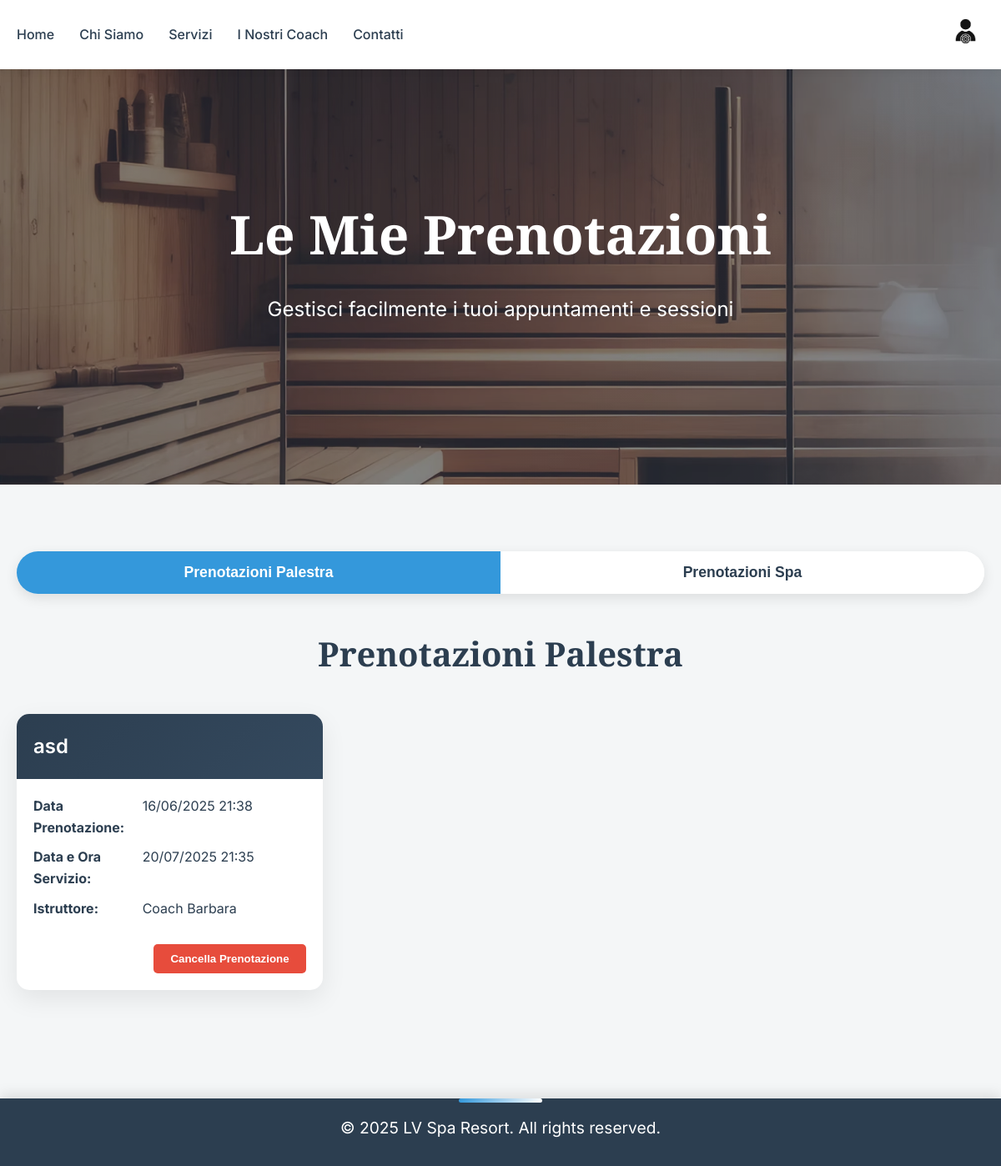
Page /my-bookings/ (signed in) on the committed database.
### users/models.py (models this page shows, shortened)
class User(AbstractBaseUser, PermissionsMixin):
    full_name = models.CharField(max_length=255, default="Nome Cognome")
    email = models.EmailField(unique=True)
    phone = models.CharField(max_length=20, blank=True)
    profile_picture = models.ImageField(
        upload_to="profile_pics/",
        default="profile_pics/def_pfp.png",
        null=True,
        blank=True
    )
    is_active = models.BooleanField(default=True)
    is_staff = models.BooleanField(default=False)
    is_superuser = models.BooleanField(default=False)
    objects = UserManager()
    USERNAME_FIELD = 'email'

### palestra/models.py (models this page shows, shortened)
class GymBooking(models.Model):
    user = models.ForeignKey(User, on_delete=models.CASCADE)
    class_id = models.ForeignKey(GymClass, on_delete=models.CASCADE)
    description = models.TextField(blank=True)
    date = models.DateTimeField(default=timezone.now)

class GymClass(models.Model):
    name = models.CharField(max_length=100, default="Marco Ros")
    description = models.TextField()
    scheduled = models.DateTimeField(default=timezone.now)
    duration = models.IntegerField(default=45)
    instructor = models.ForeignKey(User, on_delete=models.SET_NULL, null=True, related_name='instructor_classes')
    max_partecipants = models.IntegerField()
    imgs = models.ImageField(upload_to='palestra/', blank=True, null=True, help_text="Carica un'immagine del corso")

### users/views/booking.py (the view)
# urls.py: path('my-bookings/', my_bookings, name='my-bookings'),
def my_bookings(request):
    gym_bookings = GymBooking.objects.filter(user=request.user).order_by('-date')
    spa_bookings = SpaBooking.objects.filter(user=request.user).order_by('-date')
    active_subscription = request.user.subscription_set.filter(is_active=True).first()
    ctx = {
        'gym_bookings': gym_bookings,
        'spa_bookings': spa_bookings,
        'active_subscription': active_subscription,
    }
    return render(request, 'users/my_bookings.html', ctx)

### users/templates/users/my_bookings.html (shortened to what this page needs)
{% extends 'users/navbar_template.html' %}
{% load static %}
{% block content %}
<!DOCTYPE html>
<html lang="it">
<head>
    <link rel="stylesheet" href="{% static 'users/css/home.css' %}">
    <link rel="stylesheet" href="{% static 'users/css/popup.css' %}">
</head>
<body>
    <section class="hero" style="padding: 150px 20px;">
        <div class="hero-content">
            <h1>Le Mie Prenotazioni</h1>
            <p>Gestisci facilmente i tuoi appuntamenti e sessioni</p>
        </div>
    </section>
    <section class="bookings-section">
        <div class="container">
            <div class="bookings-tabs">
                <button class="tab-btn active" onclick="openTab('gym-bookings')">Prenotazioni Palestra</button>
                <button class="tab-btn" onclick="openTab('spa-bookings')">Prenotazioni Spa</button>
            </div>
            <div id="gym-bookings" class="booking-content active">
                <h2>Prenotazioni Palestra</h2>
                {% if gym_bookings %}
                    <div class="bookings-container">
                        {% for booking in gym_bookings %}
                        <div class="booking-card">
                            <div class="booking-header">
                                <h3>{{ booking.class_id.name }}</h3>
                            </div>
                            <div class="booking-details">
                                <div class="detail-item">
                                    <span class="detail-label">Data Prenotazione:</span>
                                    <span class="detail-value">{{ booking.date|date:"d/m/Y H:i" }}</span>
                                </div>
                                <div class="detail-item">
                                    <span class="detail-label">Data e Ora Servizio:</span>
                                    <span class="detail-value">{{ booking.class_id.scheduled|date:"d/m/Y H:i" }}</span>
                                </div>
                                <div class="detail-item">
                                    <span class="detail-label">Istruttore:</span>
                                    <span class="detail-value">{{ booking.class_id.instructor.full_name }}</span>
                                </div>
                            </div>
                            <div class="booking-actions">
                                <button class="btn-cancel-booking" data-id="{{ booking.id }}" data-type="gym">Cancella Prenotazione</button>
                            </div>
                        </div>
                        {% endfor %}
                    </div>
                {% else %}
                    <div class="no-bookings">
                        <p>Non hai ancora prenotazioni per i servizi palestra.</p>
                        <a href="{% url 'home' %}#services" class="btn">Scopri i nostri servizi</a>
                    </div>
                {% endif %}
            </div>
        </div>
    </section>
    <footer>
        <p>&copy; 2025 LV Spa Resort. All rights reserved.</p>
    </footer>
</body>
</html>
{% endblock %}

### users/templates/users/navbar_template.html (shortened to what this page needs)
{% load static %}
<!DOCTYPE html>
<html lang="it">
<head>
    <link rel="stylesheet" href="{% static 'users/css/home.css' %}">
</head>
<body>
    <header>
        <nav class="navbar">
            <ul class="nav-links">
                <li><a href="{% url 'home' %}#home">Home</a></li>
                <li><a href="{% url 'home' %}#about">Chi Siamo</a></li>
                <li><a href="{% url 'home' %}#services">Servizi</a></li>
                <li><a href="{% url 'home' %}#coaches">I Nostri Coach</a></li>
                <li><a href="{% url 'home' %}#contact">Contatti</a></li>
            </ul>
            <div class="header-actions">
                {% if user.is_authenticated %}
                    <div class="dropdown">
                        <img
                            src="{{ user.profile_picture.url }}"
                            alt="Immagine profilo utente"
                            class="user-profile-pic"
                        >
                    </div>
                {% else %}
                    <button class="login-btn" onclick="window.location.href='{% url 'login' %}?tab=login'">Login</button>
                    <button class="register-btn" onclick="window.location.href='{% url 'login' %}?tab=register'">Registrati</button>
                {% endif %}
            </div>
        </nav>
    </header>
{% block content %}{% endblock %}
</body>
</html>

### users/static/users/css/home.css (style rules this page uses)
* { margin: 0; padding: 0; box-sizing: border-box; }
:root { --primary-color: #2C3E50; --secondary-color: #34495E; --accent-color: #3498DB; --background-color: #F4F6F7; --text-color: #2C3E50; --white: #FFFFFF; }
.bookings-section { padding: 80px 20px; background-color: var(--background-color); }
.container { max-width: 1200px; margin: 0 auto; }
.bookings-tabs { display: flex; justify-content: center; margin-bottom: 40px; border-radius: 50px; overflow: hidden; box-shadow: 0 5px 15px rgba(0, 0, 0, 0.1); background-color: var(--white); }
.tab-btn { padding: 15px 40px; background-color: var(--white); border: none; cursor: pointer; font-size: 1.1rem; font-weight: 600; color: var(--primary-color); transition: all 0.3s ease; flex: 1; }
.tab-btn.active { background-color: var(--accent-color); color: var(--white); }
.booking-content { display: none; opacity: 0; transition: opacity 0.3s ease; }
.booking-content.active { display: block; opacity: 1; }
.booking-content h2 { text-align: center; font-family: 'Playfair Display', serif; font-size: 2.5rem; margin-bottom: 40px; color: var(--primary-color); }
.bookings-container { display: grid; grid-template-columns: repeat(auto-fill, minmax(350px, 1fr)); gap: 30px; }
.booking-card { background-color: var(--white); border-radius: 15px; box-shadow: 0 10px 30px rgba(0, 0, 0, 0.08); overflow: hidden; transition: transform 0.3s ease, box-shadow 0.3s ease; }
.booking-header { padding: 20px; background: linear-gradient(135deg, var(--primary-color), var(--secondary-color)); color: var(--white); display: flex; justify-content: space-between; align-items: center; }
.booking-header h3 { margin: 0; font-size: 1.5rem; font-weight: 600; }
.booking-details { padding: 20px; }
.detail-item { margin-bottom: 10px; display: flex; }
.booking-actions { padding: 0 20px 20px; display: flex; justify-content: flex-end; }
.btn-cancel-booking { background-color: #e74c3c; color: white; border: none; padding: 10px 20px; border-radius: 5px; cursor: pointer; font-weight: 600; transition: background-color 0.3s ease; }
body { font-family: 'Inter', sans-serif; line-height: 1.6; background-color: var(--background-color); color: var(--text-color); }
header { position: fixed; top: 0; width: 100%; background-color: var(--white); box-shadow: 0 2px 10px rgba(0, 0, 0, 0.05); z-index: 1000; padding: 15px 0; }
header nav { max-width: 1200px; margin: 0 auto; display: flex; justify-content: space-between; align-items: center; padding: 0 20px; }
header nav ul { display: flex; list-style: none; gap: 30px; }
header nav ul li a { text-decoration: none; color: var(--primary-color); font-weight: 500; transition: color 0.3s ease; position: relative; }
header nav ul li a::after { content: ''; position: absolute; width: 0; height: 2px; bottom: -5px; left: 0; background-color: var(--accent-color); transition: width 0.3s ease; }
.header-actions { display: flex; gap: 20px; }
.dropdown { position: relative; display: inline-block; }
.user-profile-pic { width: 45px; height: 45px; border-radius: 50%; cursor: pointer; transition: transform 0.2s ease; }
.hero { background: linear-gradient(135deg, var(--primary-color), var(--secondary-color)); color: var(--white); text-align: center; padding: 200px 20px; margin-top: 80px; position: relative; overflow: hidden; }
.hero::before { content: ''; position: absolute; top: 0; left: 0; right: 0; bottom: 0; background-image: url('../imgs/saunalong.jpg'); background-size: cover; background-position: center; background-repeat: no-repeat; z-index: 1; opacity: 0.5; }
.hero-content { position: relative; z-index: 2; }
.hero h1 { font-family: 'Playfair Display', serif; font-size: 4rem; margin-bottom: 20px; font-weight: 700; }
.hero p { font-size: 1.5rem; margin-bottom: 40px; max-width: 700px; margin-left: auto; margin-right: auto; }
footer { background-color: var(--primary-color); color: var(--white); text-align: center; padding: 20px 10px; margin-top: 50px; position: relative; box-shadow: 0 -5px 15px rgba(0, 0, 0, 0.1); }
footer p { font-size: 1.2rem; font-weight: 400; margin-bottom: 10px; font-family: 'Inter', sans-serif; }
footer::before { content: ''; position: absolute; top: 0; left: 50%; transform: translateX(-50%); width: 100px; height: 5px; background: linear-gradient(to right, var(--accent-color), var(--white)); border-radius: 50px; margin-bottom: 10px; }

### users/static/users/css/popup.css (style rules this page uses)
.detail-label { font-weight: bold; width: 40%; }
.detail-value { width: 60%; }

### rows in the picture
User: profile_picture (picture)
GymBooking: class_id.name "asd", date "16/06/2025 21:38", class_id.scheduled "20/07/2025 21:35", class_id.instructor.full_name "Coach Barbara"
